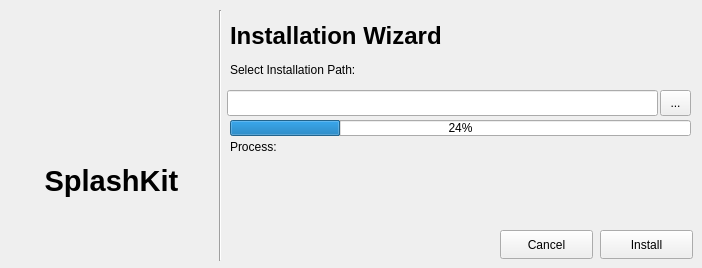
<?xml version="1.0" encoding="UTF-8"?>
<ui version="4.0">
 <class>MainWindow</class>
 <widget class="QMainWindow" name="MainWindow">
  <property name="geometry">
   <rect>
    <x>0</x>
    <y>0</y>
    <width>702</width>
    <height>268</height>
   </rect>
  </property>
  <property name="windowTitle">
   <string>SplashKit Installation Wizard</string>
  </property>
  <property name="windowIcon">
   <iconset resource="icons.qrc">
    <normaloff>:/icons/skbox-5d36169d.svg</normaloff>:/icons/skbox-5d36169d.svg</iconset>
  </property>
  <widget class="QWidget" name="centralwidget">
   <widget class="QPushButton" name="btn_install">
    <property name="geometry">
     <rect>
      <x>600</x>
      <y>230</y>
      <width>93</width>
      <height>29</height>
     </rect>
    </property>
    <property name="text">
     <string>Install</string>
    </property>
   </widget>
   <widget class="QPushButton" name="btn_cancel">
    <property name="geometry">
     <rect>
      <x>500</x>
      <y>230</y>
      <width>93</width>
      <height>29</height>
     </rect>
    </property>
    <property name="text">
     <string>Cancel</string>
    </property>
   </widget>
   <widget class="QLabel" name="label">
    <property name="geometry">
     <rect>
      <x>230</x>
      <y>10</y>
      <width>461</width>
      <height>51</height>
     </rect>
    </property>
    <property name="font">
     <font>
      <pointsize>18</pointsize>
      <bold>true</bold>
     </font>
    </property>
    <property name="text">
     <string>Installation Wizard</string>
    </property>
   </widget>
   <widget class="QLineEdit" name="txt_path">
    <property name="geometry">
     <rect>
      <x>227</x>
      <y>90</y>
      <width>431</width>
      <height>26</height>
     </rect>
    </property>
   </widget>
   <widget class="QLabel" name="label_2">
    <property name="geometry">
     <rect>
      <x>230</x>
      <y>60</y>
      <width>181</width>
      <height>20</height>
     </rect>
    </property>
    <property name="text">
     <string>Select Installation Path:</string>
    </property>
   </widget>
   <widget class="QToolButton" name="btn_sel_path">
    <property name="geometry">
     <rect>
      <x>660</x>
      <y>90</y>
      <width>31</width>
      <height>26</height>
     </rect>
    </property>
    <property name="text">
     <string>...</string>
    </property>
   </widget>
   <widget class="Line" name="line">
    <property name="geometry">
     <rect>
      <x>210</x>
      <y>10</y>
      <width>20</width>
      <height>251</height>
     </rect>
    </property>
    <property name="orientation">
     <enum>Qt::Vertical</enum>
    </property>
   </widget>
   <widget class="QLabel" name="label_3">
    <property name="geometry">
     <rect>
      <x>50</x>
      <y>40</y>
      <width>131</width>
      <height>111</height>
     </rect>
    </property>
    <property name="text">
     <string/>
    </property>
    <property name="pixmap">
     <pixmap resource="icons.qrc">:/icons/skbox-5d36169d.svg</pixmap>
    </property>
    <property name="scaledContents">
     <bool>true</bool>
    </property>
   </widget>
   <widget class="QLabel" name="label_4">
    <property name="geometry">
     <rect>
      <x>10</x>
      <y>160</y>
      <width>211</width>
      <height>41</height>
     </rect>
    </property>
    <property name="font">
     <font>
      <pointsize>22</pointsize>
      <bold>true</bold>
     </font>
    </property>
    <property name="text">
     <string>SplashKit </string>
    </property>
    <property name="alignment">
     <set>Qt::AlignCenter</set>
    </property>
   </widget>
   <widget class="QProgressBar" name="pb_process">
    <property name="enabled">
     <bool>true</bool>
    </property>
    <property name="geometry">
     <rect>
      <x>230</x>
      <y>120</y>
      <width>461</width>
      <height>16</height>
     </rect>
    </property>
    <property name="value">
     <number>24</number>
    </property>
    <property name="alignment">
     <set>Qt::AlignCenter</set>
    </property>
   </widget>
   <widget class="QLabel" name="txt_process">
    <property name="geometry">
     <rect>
      <x>230</x>
      <y>140</y>
      <width>461</width>
      <height>91</height>
     </rect>
    </property>
    <property name="text">
     <string>Process:</string>
    </property>
    <property name="textFormat">
     <enum>Qt::PlainText</enum>
    </property>
    <property name="alignment">
     <set>Qt::AlignLeading|Qt::AlignLeft|Qt::AlignTop</set>
    </property>
    <property name="wordWrap">
     <bool>true</bool>
    </property>
   </widget>
  </widget>
 </widget>
 <resources>
  <include location="icons.qrc"/>
 </resources>
 <connections/>
</ui>
